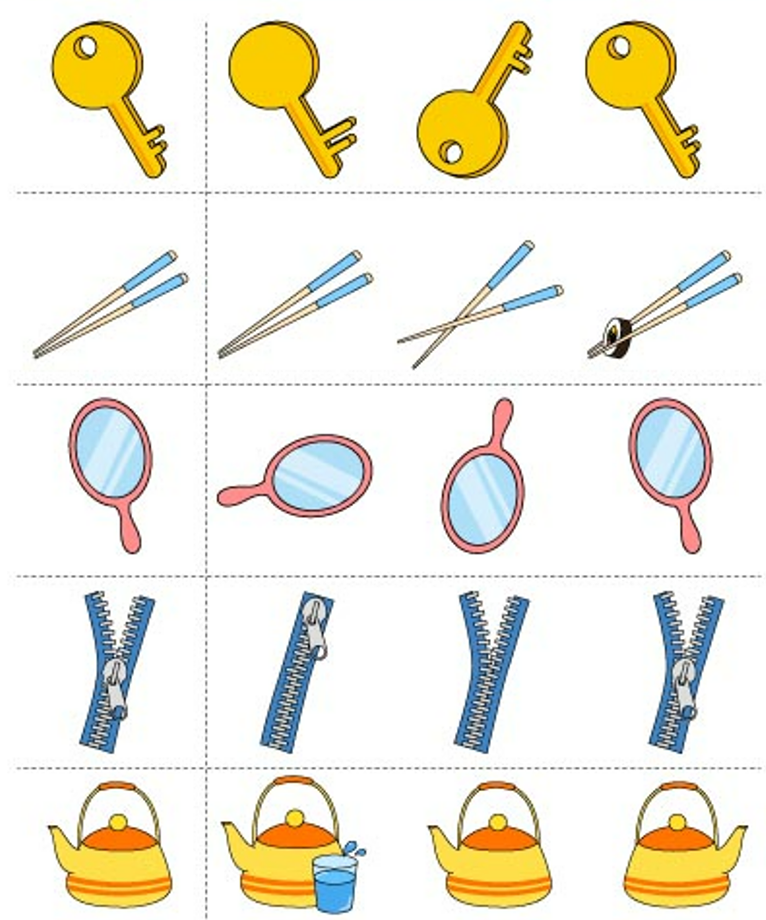
//> input picture HIM_assiggment/Test1/Image.JPG, 766 x 920 px
$ ./assignment   (built with g++ and OpenCV 4)
//> lines starting //> are read from the running program, lines starting //| are printed output that depends on the picture; after the words box and inside, x2 and y2 are one past the last pixel; in counts of white or black regions, pixels touching at a corner belong together
#include <cstdio>
#include <cmath>
#include <utility>
#include <vector>
#include <opencv2/opencv.hpp>
#include <string>
#define INF 99999

using namespace std;
using namespace cv;

float cos_similarity(float x[3], float y[3]) {
	float z = 0, n1 = 0, n2 = 0;
	for (int i = 0; i < 3; i++) {
		z += x[i] * y[i];
		n1 += x[i] * x[i];
		n2 += y[i] * y[i];
	}
	if (n1 == 0 || n2 == 0) return 0;
	return z / (sqrt(n1) * sqrt(n2));
}

void Convolution(const int shape_num, Mat& image, const Mat& shape, const char color) {
	////////////////// parameters //////////////////////
	/**/		   int di = 8, dj = 8;				/**/
	/**/		float threshold = 0.10f;			/**/
	////////////////////////////////////////////////////
	int height = image.rows;
	int width = image.cols;

	int shape_height = shape.rows;
	int shape_width = shape.cols;

	// shape 자기자신을 convolution하여 이상적인 convolution값 구하기
	float perf[3] = { 0, 0, 0 };
	for (int j = 0; j < shape_height; j+=dj) {
		for (int i = 0; i < shape_width; i+=di) {
			Vec4b Color = shape.at<Vec4b>(j, i);
			if (Color[0] >= 200 && Color[1] >= 200 && Color[2] >= 200) continue;
			float c0 = Color[0], c1 = Color[1], c2 = Color[2];
			perf[0] += c0 * c0;
			perf[1] += c1 * c1;
			perf[2] += c2 * c2;
		}
	}

	// pixel 단위로 convolution 값을 구하고, perfect와의 오차가 threshold 안으로 들어오면 사각형 그리기
	Mat result = Mat::zeros(image.size(), CV_32FC4);
	float standard[3] = { -1, -1, -1 };
	for (int y = 0; y <= height - shape_height; y++) {
		printf("shape %d: (%d / %d)\n", shape_num, y, height - shape_height);
		for (int x = 0; x <= width - shape_width; x++) {
			float summ[3] = { 0, 0, 0 };
			for (int j = 0; j < shape_height; j += dj) {
				for (int i = 0; i < shape_width; i += di) {
					Vec4b image_pixel = image.at<Vec4b>(y + j, x + i);
					Vec4b shape_pixel = shape.at<Vec4b>(j, i);
					if ((image_pixel[0] >= 200 && image_pixel[1] >= 200 && image_pixel[2] >= 200)
						|| (shape_pixel[0] >= 200 && shape_pixel[1] >= 200 && shape_pixel[2] >= 200)) continue;

					long long im0 = image_pixel[0], im1 = image_pixel[1], im2 = image_pixel[2];
					long long sh0 = shape_pixel[0], sh1 = shape_pixel[1], sh2 = shape_pixel[2];
					summ[0] += im0 * sh0;
					summ[1] += im1 * sh1;
					summ[2] += im2 * sh2;
				}
			}
			result.at<Vec3f>(y, x) = Vec3f{ (float)summ[0], (float)summ[1], (float)summ[2] };

			//if (cos_similarity(perf, summ) >= threshold) {
			if(abs(summ[0] - perf[0]) <= threshold * perf[0] && abs(summ[1] - perf[1]) <= threshold * perf[1] && (summ[2] - perf[2]) <= threshold * perf[2]) {
				if (color == 'R') rectangle(image, Point(x, y), Point(x + shape_width, y + shape_height), Scalar(0, 0, 255), 5);
				else if (color == 'G') rectangle(image, Point(x, y), Point(x + shape_width, y + shape_height), Scalar(0, 255, 0), 5);
				else if (color == 'B') rectangle(image, Point(x, y), Point(x + shape_width, y + shape_height), Scalar(255, 0, 0), 5);
				else return; // error
			}
		}
	}
}


int main() {
	int test_num = 1;
	String directory = "./Test" + to_string(test_num);
	Mat image = cv::imread(directory + "/Image.JPG", cv::IMREAD_UNCHANGED);
//> image is the input picture: 920 rows x 766 cols, CV_8UC4; mean B, G, R, A 222.8, 235.4, 238.7, 255
	Mat Shape1 = cv::imread(directory + "/Shape1.JPG", cv::IMREAD_UNCHANGED);
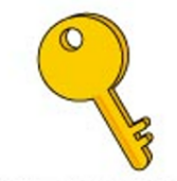
//> input picture HIM_assiggment/Test1/Shape1.JPG, 177 x 181 px
//> Shape1 is the input picture: 181 rows x 177 cols, CV_8UC4; mean B, G, R, A 188.5, 231.6, 242.4, 255
	Mat Shape2 = cv::imread(directory + "/Shape2.JPG", cv::IMREAD_UNCHANGED);
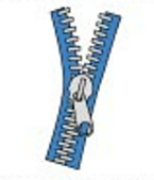
//> input picture HIM_assiggment/Test1/Shape2.JPG, 154 x 180 px
//> Shape2 is the input picture: 180 rows x 154 cols, CV_8UC4; mean B, G, R, A 231.2, 226.3, 219.7, 255
	Mat Shape3 = cv::imread(directory + "/Shape3.JPG", cv::IMREAD_UNCHANGED);
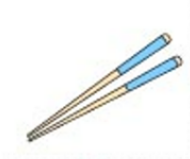
//> input picture HIM_assiggment/Test1/Shape3.JPG, 190 x 159 px
//> Shape3 is the input picture: 159 rows x 190 cols, CV_8UC4; mean B, G, R, A 244.4, 244.9, 243.1, 255
	if (image.empty() || Shape1.empty() || Shape2.empty() || Shape3.empty()) {
		printf("사진이 존재하지 않습니다\n");
		return 0;
	}
	cv::imshow("Image", image);
	cv::imshow("Shape1", Shape1);
	cv::imshow("Shape2", Shape2);
	cv::imshow("Shape3", Shape3);
	cv::waitKey(0);
	//cv::destroyAllWindows();

	//printf("%d, %d, %d, %d\n", height, width, shape_height, shape_width);
	Convolution(1, image, Shape1, 'R');
//> after the loop in Convolution, `for (int j = 0; j < shape_height; j+=dj)`: perf = [301930, 4460645, 6666663]
//> after the loop in Convolution, `for (int y = 0; y <= height - shape_height; y++)`:
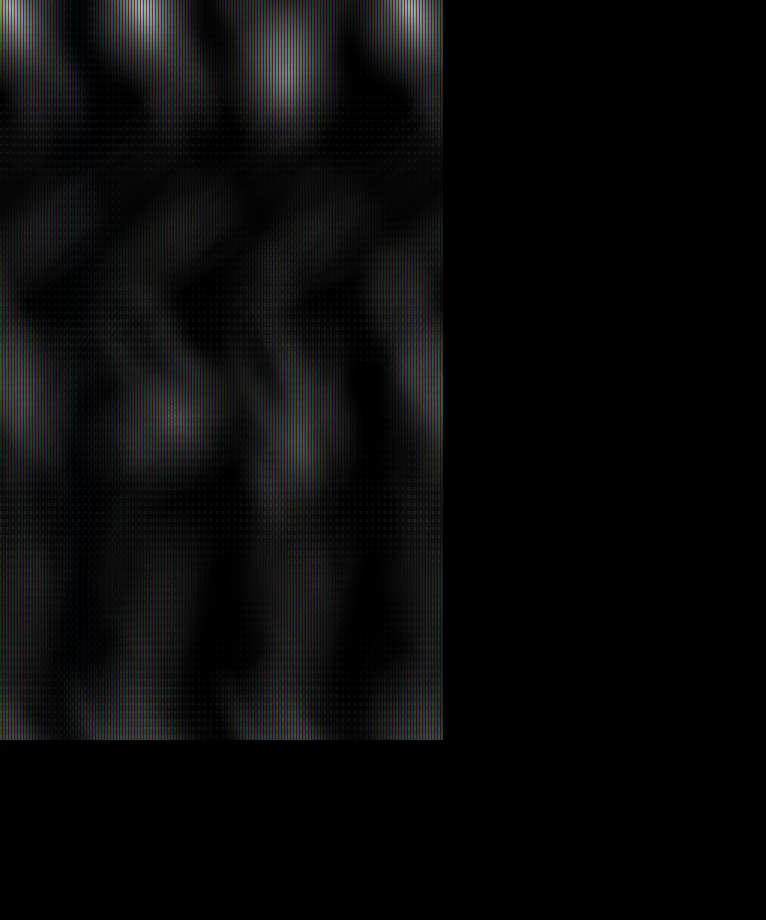
//> result: 920 rows x 766 cols, CV_32FC4; mean B, G, R, A 253660.5, 252841.8, 249297.8, 250349.1; drawn with min black and max white
	Convolution(2, image, Shape2, 'G');
//> call 2 of Convolution, with shape_num = 2, color = 'G'
//> after the loop in Convolution (call 2), `for (int j = 0; j < shape_height; j+=dj)`: perf = [2355375, 1707332, 1193839]
//> after the loop in Convolution (call 2), `for (int y = 0; y <= height - shape_height; y++)`:
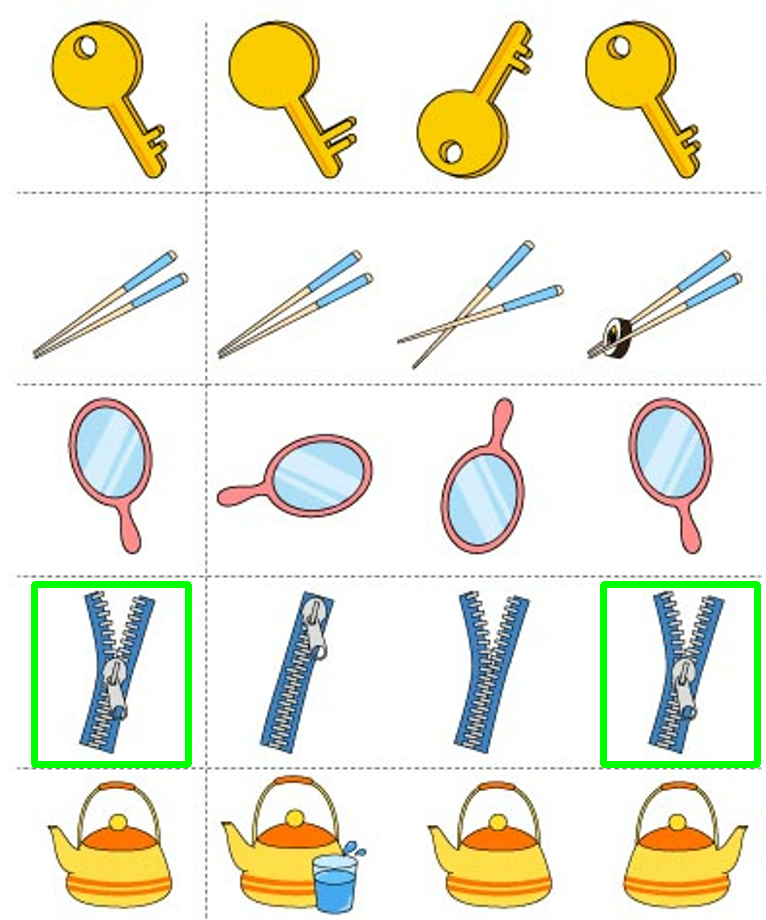
//> image: 920 rows x 766 cols, CV_8UC4; 1.32% of pixels changed, all inside (x1, y1, x2, y2) = (31, 581, 761, 768)
	Convolution(3, image, Shape3, 'B');
//> call 3 of Convolution, with shape_num = 3, color = 'B'
//> after the loop in Convolution (call 3), `for (int j = 0; j < shape_height; j+=dj)`: perf = [1594234, 1539081, 1312703]
//> after the loop in Convolution (call 3), `for (int y = 0; y <= height - shape_height; y++)`:
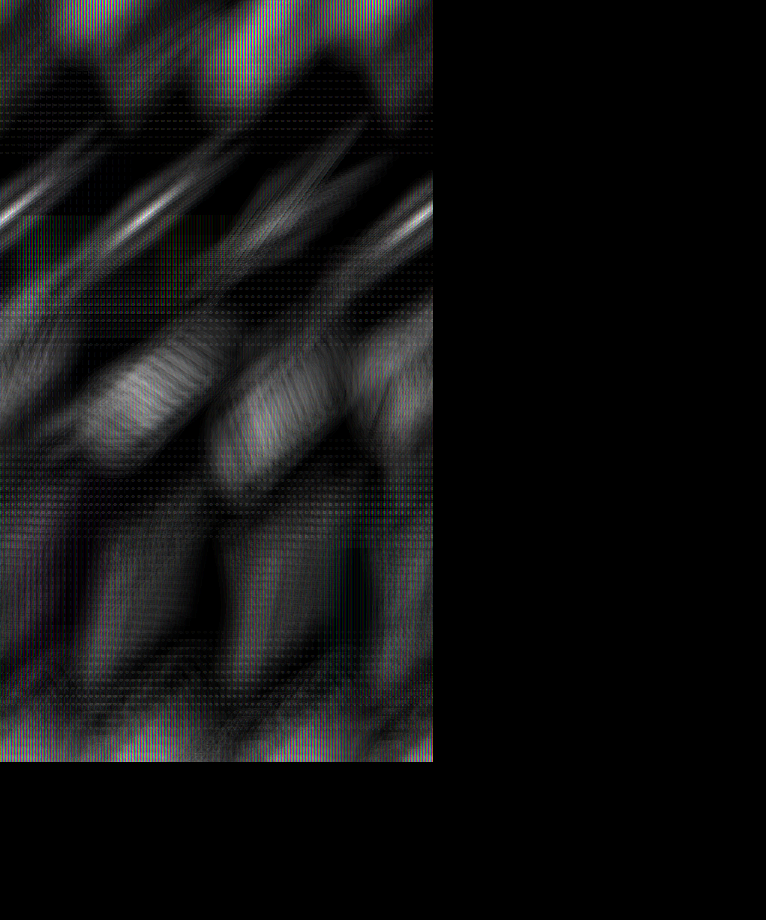
//> result: 920 rows x 766 cols, CV_32FC4; mean B, G, R, A 108011.9, 107313.7, 106931.4, 108183.7; drawn with min black and max white
//> after the loop in Convolution (call 3), `for (int y = 0; y <= height - shape_height; y++)`:
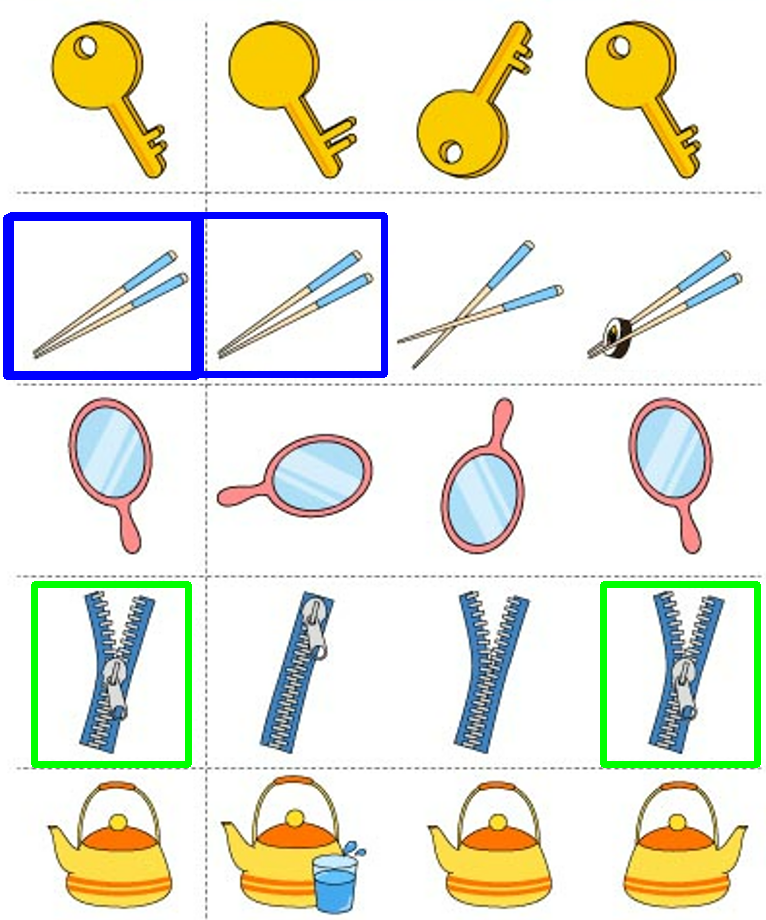
//> image: 920 rows x 766 cols, CV_8UC4; 1.53% of pixels changed, all inside (x1, y1, x2, y2) = (3, 212, 388, 380)

	cv::imshow("convoled Image", image);
	cv::waitKey(0);
	return 0;
}
